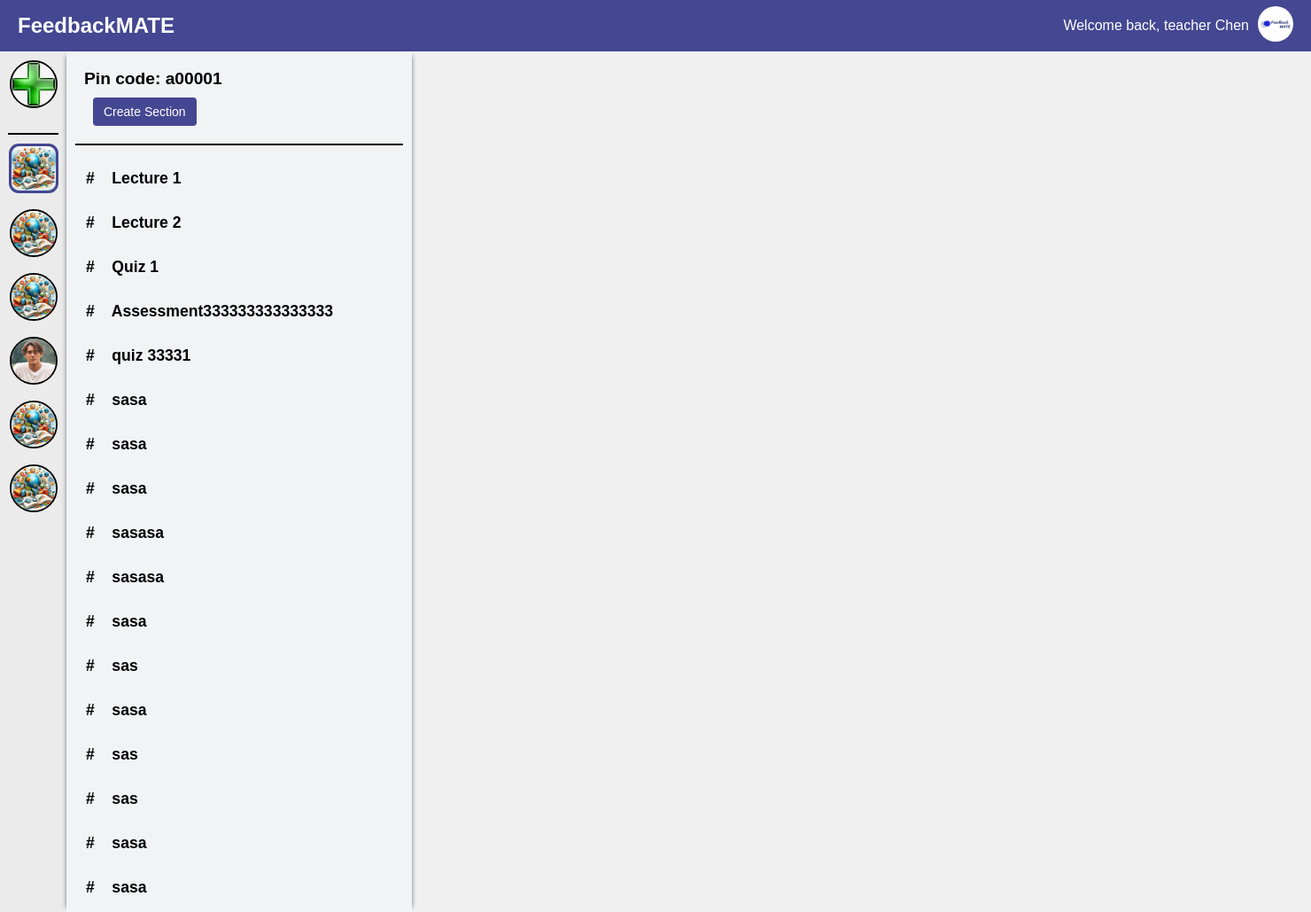
Page /teacher/channel/1/ (signed in) on the earlier database version.
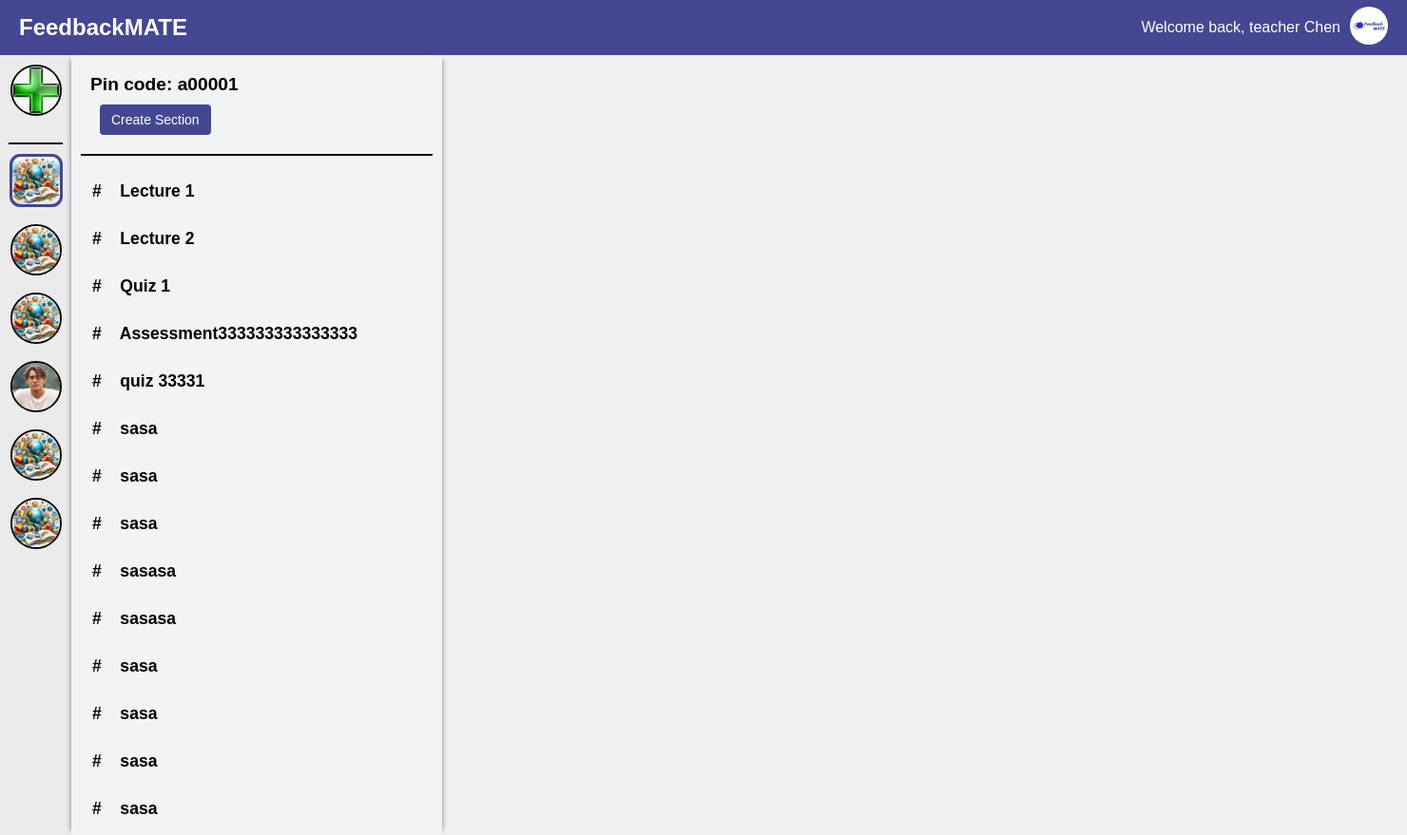
Same page on the later database version.
### main/models.py (models this page shows, shortened)
class UserInfo(models.Model):
    user = models.OneToOneField(User, on_delete=models.CASCADE)
    profile_name = models.CharField(max_length=30)
    user_image = models.ImageField(upload_to=user_image_path, default='img/user.png')

class Channel(models.Model):
    name = models.CharField(max_length=70)
    pin_code = models.CharField(max_length=6, unique=True, blank=True, null=True)
    user = models.ForeignKey(User, on_delete=models.CASCADE)
    description = models.TextField(max_length=500, blank=True)
    image = models.ImageField(upload_to=channel_image_path, default='img/channel_icon.jpg')
    students = models.ManyToManyField(User, related_name='joined_channels', blank=True)

class Section(models.Model):
    channel = models.ForeignKey(Channel, on_delete=models.CASCADE)
    title = models.CharField(max_length=50)
    description = models.TextField(max_length=500, blank=True)
    total_rating = models.FloatField(default=0.0, blank=True)
    ratings_count = models.PositiveIntegerField(default=0, blank=True)
    one_star_users = models.ManyToManyField(User, related_name='one_star_sections', blank=True)
    two_star_users = models.ManyToManyField(User, related_name='two_star_sections', blank=True)
    three_star_users = models.ManyToManyField(User, related_name='three_star_sections', blank=True)
    four_star_users = models.ManyToManyField(User, related_name='four_star_sections', blank=True)
    five_star_users = models.ManyToManyField(User, related_name='five_star_sections', blank=True)
    one_star_percentage = models.FloatField(verbose_name="Percentage", default=0.0)
    two_star_percentage = models.FloatField(verbose_name="Percentage", default=0.0)
    three_star_percentage = models.FloatField(verbose_name="Percentage", default=0.0)
    four_star_percentage = models.FloatField(verbose_name="Percentage", default=0.0)
    five_star_percentage = models.FloatField(verbose_name="Percentage", default=0.0)

### main/views.py (the view)
# urls.py: path('teacher/channel/<int:channel_id>/', views.channel, name='channel-detail'),
def channel(request, channel_id):
    user_channels = Channel.objects.filter(user=request.user)
    current_channel = Channel.objects.get(id=channel_id)
    sections = Section.objects.filter(channel=current_channel)
    user_info = UserInfo.objects.get(user=request.user)
    return render(request, 'channel_detail.html', {
        'username': user_info.profile_name,
        'current_channel': current_channel,
        'sections': sections,
        'channels': user_channels,
        'user_image': user_info.user_image.url,
    })

### main/templates/channel_detail.html (shortened to what this page needs)
{% extends 'teacher.html' %}
{% load static %}
{% block channel %}
    {% for channel in channels %}
    <div class="channel-icon-container {% if channel.id == current_channel.id %}selected-channel{% endif %}" data-channel-id="{{ channel.id }}">
        <img src="{{ channel.image.url }}" alt="" class="channel-icon {% if channel.id == current_channel.id %}selected-channel-icon{% endif %}" onclick="location.href='{% url 'channel-detail' channel.id %}'">
    </div>
    {% endfor %}
{% endblock %}
{% block content %}
<div class="section-nav">
    <div class="pin-code-display">
        Pin code: {{ current_channel.pin_code }}
        <button onclick="location.href='{% url 'create-section' current_channel.id %}'" class="create-section-btn">Create Section</button>
    </div>
    {% block section %}
    <div class="section-block">
    {% for section in sections %}
      <div class="section-tooltip">
        <a href="{% url 'section' channel_id=section.channel.id section_id=section.id %}" class="section-item">
          #&nbsp;&nbsp;&nbsp; {{ section.title }}
        </a>
      </div>
    {% endfor %}
    </div>
    {% endblock%}
</div>
{% endblock %}

### main/templates/teacher.html (shortened to what this page needs)
<!DOCTYPE html>
<html lang="en">
{% load static %}
<head>
    <link rel="stylesheet" href="https://cdnjs.cloudflare.com/ajax/libs/font-awesome/5.15.1/css/all.min.css">
</head>
<body>
    <div class="app-container">
        <div class="header">
            <div class="logo">FeedbackMATE</div>
            <div class="user-info">
                <span class="welcome-text">Welcome back, {{ username }}</span>
                <div class="user-dropdown">
                    <img src="{{ user_image }}" alt="User Image" width="40" height="40" style="border-radius: 50%;">
                </div>
            </div>
        </div>
        <div class="main-container">
            <div class="sidebar">
                <div class="channel-icon-container add-channel create-channel-btn">
                    <img src="{% static 'img/add_channel_icon.jpg' %}" alt="Add Channel" class="channel-icon" onclick="location.href='{% url 'create-channel' %}'">
                </div>
                <div class="channel-divider"></div>
                {% block channel %}{% endblock %}
            </div>
            {% block content %}
            {% endblock %}
        </div>
    </div>
</body>
</html>

### main/templates/teacher.html (style rules this page uses)
body { font-family: Arial, sans-serif; margin: 0; padding: 0; background-color: #f0f0f0; }
.app-container { display: flex; flex-direction: column; min-width: 1470px; max-height: 100vh; overflow-x: auto; overflow-y: auto; }
.header { display: flex; justify-content: space-between; align-items: center; padding: 20px; background-color: #444791; color: white; height: 18px; }
.logo { font-size: 24px; font-weight: bold; }
.user-info { display: flex; align-items: center; }
.welcome-text { margin-right: 10px; }
.user-dropdown { position: relative; }
.main-container { display: flex; flex-grow: 1; height: calc(100vh - 58px); }
.sidebar { width: 55px; background-color: #EBEBEB; padding: 10px; display: flex; flex-direction: column; align-items: center; flex-shrink: 0; -ms-overflow-style: none; scrollbar-width: none; overflow-y: auto; overflow-x: hidden; }
.channel-divider { height: 0; background-color: black; border: 1px solid black; width: 100%; margin-top: 10px; margin-bottom: 10px; top: 0; z-index: 10; }
.add-channel { margin-bottom: 10px; border-bottom: 2px solid black; }
.channel-icon-container { position: relative; margin-bottom: 18px; border: 2px solid black; border-radius: 50%; width: 50px; height: 50px; display: flex; justify-content: center; align-items: center; transition: border-radius 0.1s; }
.channel-icon { max-width: 100%; max-height: 100%; border-radius: 50%; }

### main/templates/channel_detail.html (style rules this page uses)
.section-nav { background-color: #F2F3F5; padding: 10px; box-shadow: 5px 0 5px -5px rgba(0,0,0,0.5), -5px 0 5px -5px rgba(0,0,0,0.5); width: 25%; min-width: 200px; overflow-y: hidden; }
.pin-code-display { padding: 10px; margin-bottom: 10px; border-bottom: 2px solid black; background-color: #F2F3F5; text-align: left; font-weight: bold; font-size: 1.2em; }
.section-block { height: calc(100vh - 58px - 116px); overflow-x: hidden; overflow-y: auto; }
.section-item { display: block; padding: 10px; margin: 5px 0; text-decoration: none; font-weight: bold; font-size: 1.1em; color: #000000; border-radius: 4px; transition: background-color 0.3s, box-shadow 0.3s; border: 2px solid transparent; width: 100%; min-width: 200px; box-sizing: border-box; overflow: hidden; white-space: nowrap; text-overflow: ellipsis; }
.selected-channel { position: relative; border: 3px solid #444791; border-radius: 20%; background-color: #BCBCBF; }
.selected-channel-icon { max-width: 100%; max-height: 100%; border-radius: 20%; }
.create-section-btn { padding: 8px 12px; background-color: #444791; color: white; border: none; border-radius: 4px; cursor: pointer; font-size: 14px; display: block; margin: 10px 0 10px 10px; text-align: center; }

Differences in the rows shown:
removed Section: title "sas"
removed Section: title "sas"
removed Section: title "sas"
